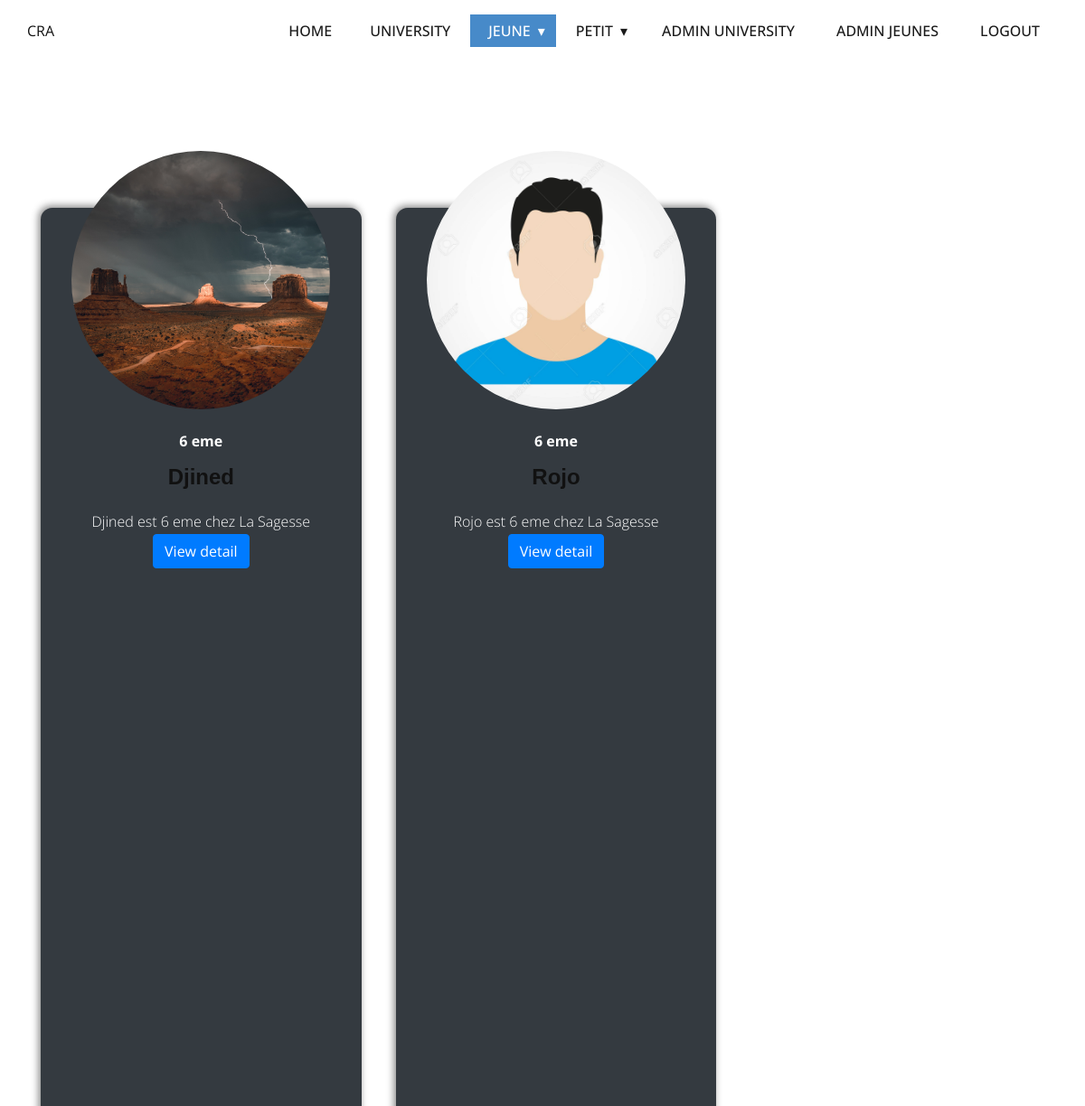
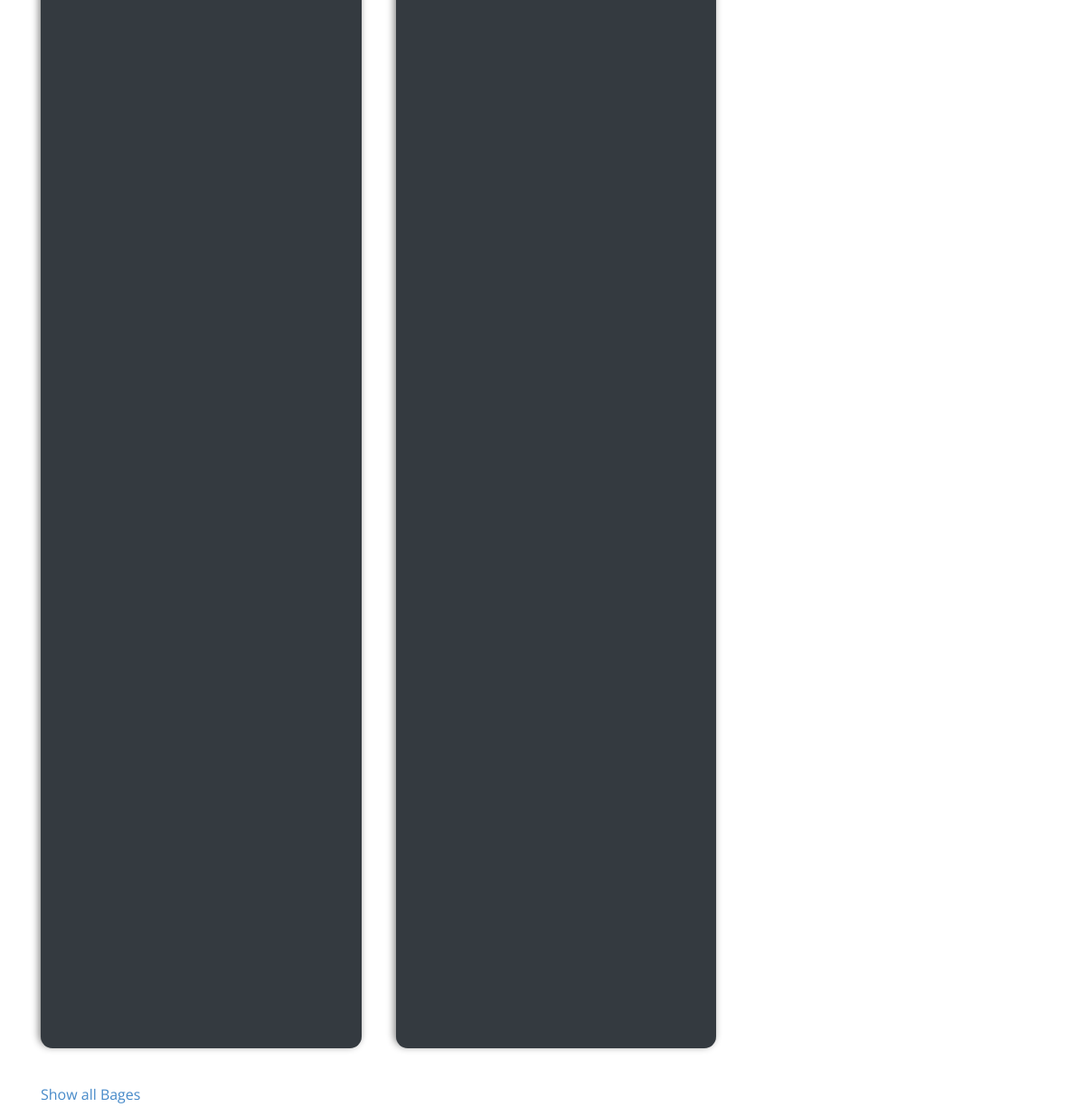
The page /jeunegarcons/ (signed in) on the database its author committed (2 pictures, top to bottom).
### main/models.py (models this page shows)
class Jeunes(models.Model):
    id=models.AutoField(primary_key=True)
    name=models.CharField(max_length=100)
    date_naissance=models.DateField()
    ville=models.CharField(max_length=100)
    name_pere=models.CharField(max_length=100)
    name_mere=models.CharField(max_length=100)
    designationchoice=(('Jeunne garcons','Jeunne Garcons'),('Jeunne fille','Jeunne Fille'),
    ('Petit garcons','Petit Garcons'),('Petite fille','Petite Fille'),
    )
    designation=models.CharField(max_length=100,choices=designationchoice,default='Jeunes')
    imageprofile=models.ImageField(default='images/avatar.jpg',null=True,blank=True,upload_to='images/')
    institution=models.CharField(max_length=100,default="La Sagesse")
    batchchoice=(('T1','T1'),('T2','T2'),('T3','T3'),('T4','T4'),('T5','T5'),('6 eme','6 eme'),('5 eme','5 eme'),('4 eme','4 eme'),('3 eme','3 eme'),('Second','Second'),('Premiere','Premiere'),('Terminal','Terminal'))
    batch=models.CharField(max_length=100,choices=batchchoice,default='6 eme')
    address=models.CharField(max_length=100)
    telephone_mere=models.IntegerField()
    telephone_pere=models.IntegerField()

### main/views.py (the view)
# urls.py: path('jeunegarcons/',views.jeunegarcons,name='jeunegarcons'),
@login_required(login_url='login')
def jeunegarcons(response):
    ls=Jeunes.objects.filter(designation='Jeunne garcons')
    u=response.user.groups.all()[0].name
    if u=="Admin":
        print(u)
        return render(response,'main/jeunegarcons.html',{"ls":ls,'u':u})
    else:
        return render(response,'main/jeunegarcons.html',{"ls":ls})

### main/templates/main/jeunegarcons.html (shortened to what this page needs)
{% extends 'main/base.html'%}
{% load static %}
    {% block content%}
        <section class="u-align-center u-clearfix u-lightbox u-section-2" id="carousel_47e9">
            <div class="u-clearfix u-sheet u-sheet-1">
                <div class="u-expanded-width-sm u-expanded-width-xs u-layout-grid u-list u-list-1">
                    <div class="u-repeater u-repeater-1">
        {% for item in ls %}
        <div class="u-align-center u-container-style u-list-item u-palette-1-light-2 u-radius-13 u-repeater-item u-shape-round u-list-item-2 bg-dark">
            <div class="u-container-layout u-similar-container u-container-layout-2">
              <div alt="" class="u-image u-image-circle u-image-2" data-image-width="1000" data-image-height="1500" style="background-image: url('{{item.imageprofile.url}}');"></div>
              <p class="u-text u-text-body-alt-color u-text-4">{{item.batch}}</p>
              <h3 class="u-custom-font u-font-raleway u-text u-text-5">{{item.name}}</h3>
              <p class="u-text u-text-6" style="color: white;">{{item.name}} est {{item.batch}}  chez {{item.institution}} </p>
              <a  class='tag-link'href="{%url 'jeunedetail' id=item.id%}"> <button class="btn btn-primary ">View detail</button></a>            </div>
          </div>
        {%endfor%}
    </div>
</div>
</div>
</section>
       <a href="{% url 'jeunedetailbages'%}">Show all Bages</a>
    {%endblock%}

### static/css/Home.css (style rules this page uses)
.u-section-2 .u-sheet-1 { min-height: 354px; }

### static/css/University.css (style rules this page uses)
.u-section-2 .u-sheet-1 { min-height: 780px; }
.u-section-2 .u-list-1 { width: 1140px; margin: 150px auto 80px; }
.u-section-2 .u-repeater-1 { grid-template-columns: calc(33.3333% - 54.6667px) calc(33.3333% - 54.6667px) calc(33.3333% - 54.6667px); min-height: 2154px; grid-gap: 82px 82px; }
.u-section-2 .u-list-item-2 { box-shadow: -2px -2px 8px 0 rgba(128,128,128,1); }
.u-section-2 .u-container-layout-2 { padding: 0 21px; }
.u-section-2 .u-image-2 { width: 286px; height: 286px; background-position: 50% 50%; margin: -63px auto 0; }
.u-section-2 .u-text-4 { font-weight: 700; margin: 23px 9px 0; }
.u-section-2 .u-text-5 { font-size: 1.5rem; font-weight: 700; text-transform: none; margin: 12px 9px 0; }
.u-section-2 .u-text-6 { font-weight: 300; font-style: normal; margin: 23px 9px 0; }

### main/static/css/Jeune.css (style rules this page uses)
.u-section-2 .u-sheet-1 { min-height: 739px; }
.u-section-2 .u-list-1 { width: 1140px; margin: 150px auto 39px; }
.u-section-2 .u-repeater-1 { grid-template-columns: calc(33.3333% - 25.3333px) calc(33.3333% - 25.3333px) calc(33.3333% - 25.3333px); min-height: 2154px; grid-gap: 38px 38px; }
.u-section-2 .u-container-layout-2 { padding: 0 21px; }
.u-section-2 .u-image-2 { width: 286px; height: 286px; background-position: 50% 50%; margin: -63px auto 0; }
.u-section-2 .u-text-4 { font-weight: 700; margin: 23px 9px 0; }
.u-section-2 .u-text-5 { font-size: 1.5rem; font-weight: 700; text-transform: none; margin: 12px 9px 0; }
.u-section-2 .u-text-6 { font-weight: 300; font-style: normal; margin: 23px 9px 0; }

### static/css/JeuneDetails.css (style rules this page uses)
.u-section-2 .u-sheet-1 { min-height: 119px; }

### main/templates/main/jeunegarcons.html (style rules this page uses)
.tag-link { margin:auto; }

### rows shown on the page
Jeunes: imageprofile (picture), batch "6 eme", name "Djined", institution "La Sagesse"
Jeunes: imageprofile (placeholder picture), batch "6 eme", name "Rojo", institution "La Sagesse"
